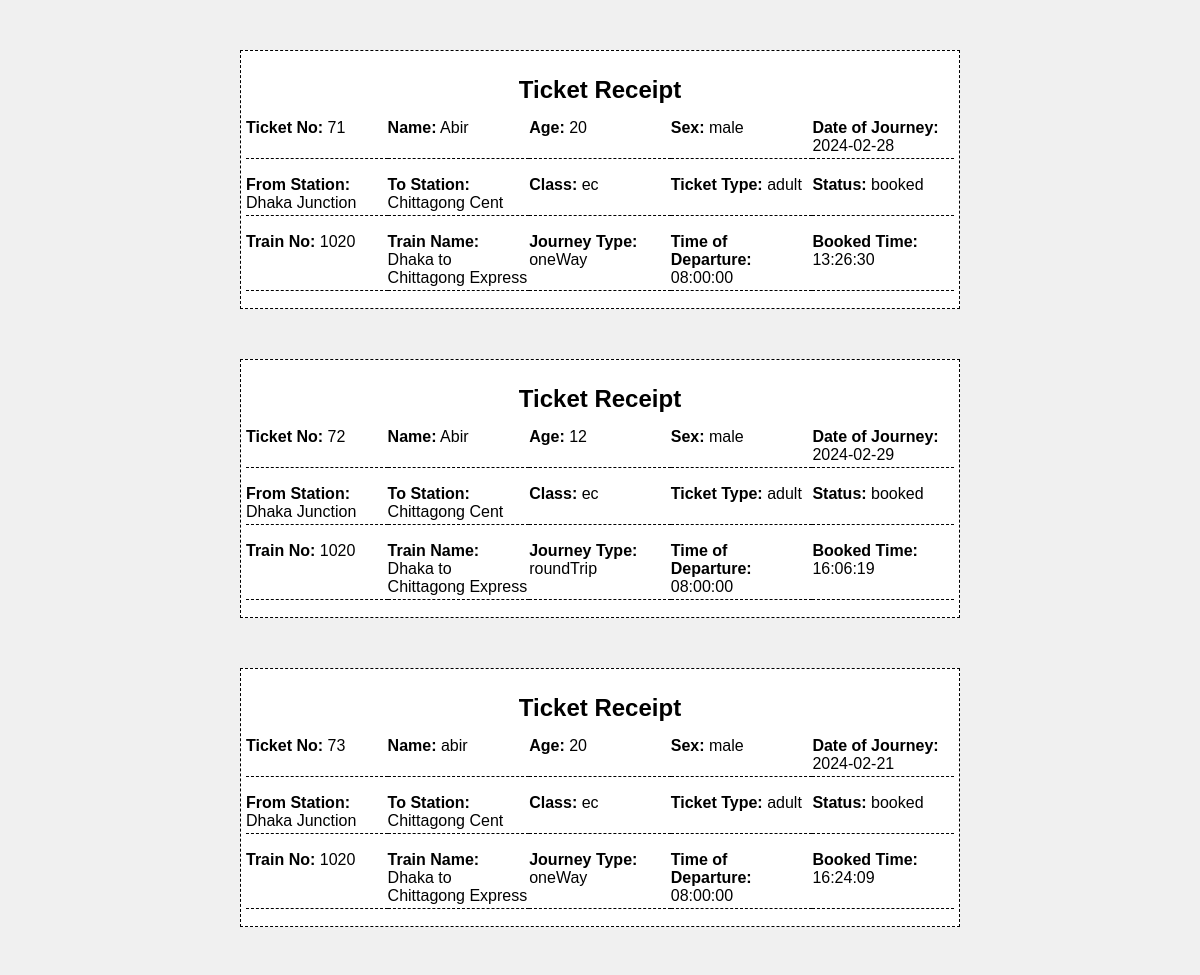
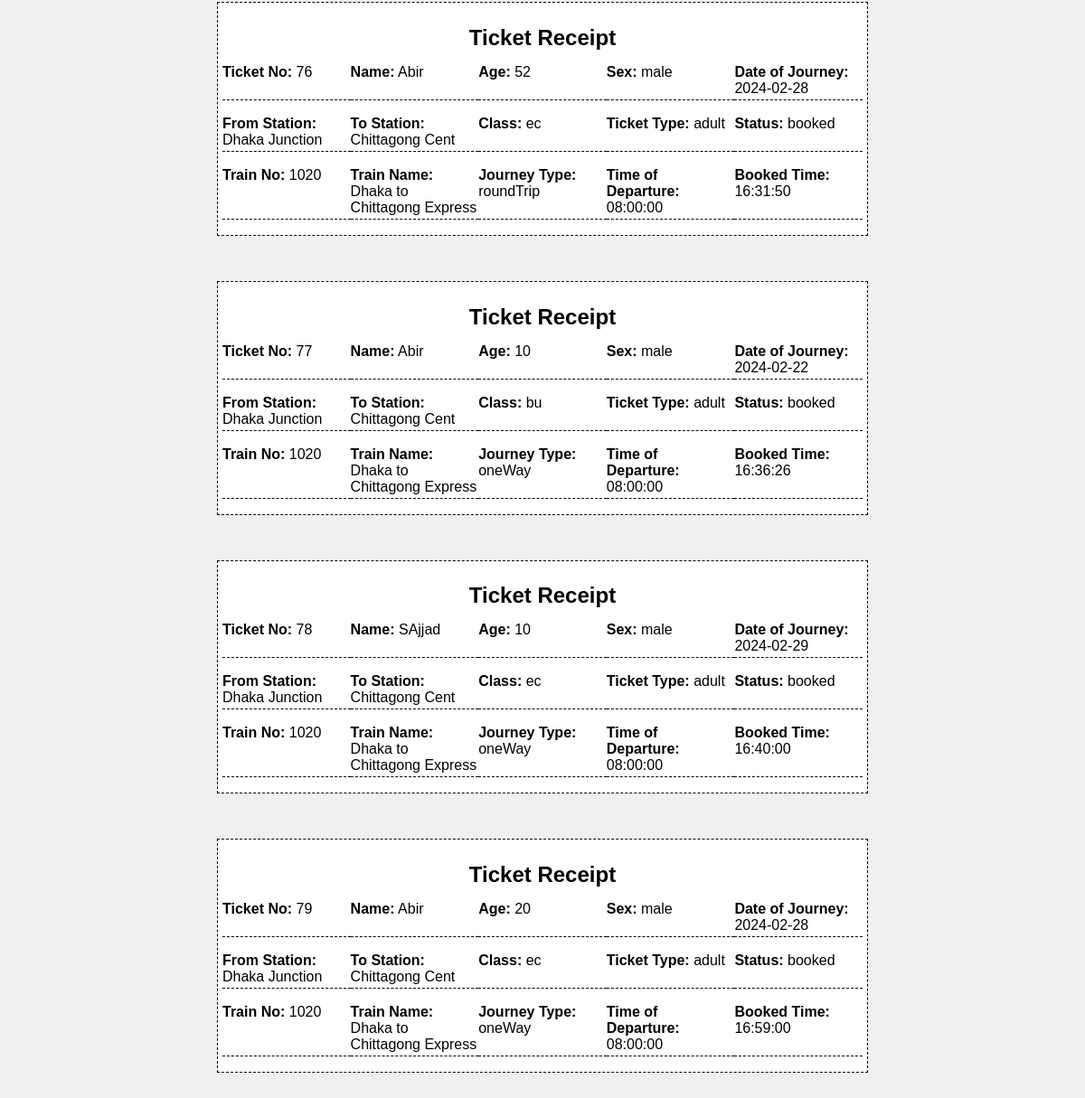
The app's page /ticket.php (signed in) with its own data (2 pictures, top to bottom).
### tables this page shows
CREATE TABLE `booking` (
  `Name` varchar(15) NOT NULL,
  `Booking_number` int(4) UNSIGNED NOT NULL,
  `class` varchar(2) NOT NULL,
  `from_station` varchar(15) NOT NULL,
  `to_station` varchar(15) NOT NULL,
  `Age` int(11) NOT NULL,
  `sex` varchar(10) NOT NULL,
  `Status` varchar(20) NOT NULL,
  `Date_of_Journey` date NOT NULL,
  `Journey_Type` varchar(20) NOT NULL,
  `Ticket_Type` varchar(11) NOT NULL,
  `train_no` int(11) NOT NULL,
  `user_id` int(11) NOT NULL,
  `Booked_time` time NOT NULL
);

CREATE TABLE `trainroutes` (
  `TrainNo` int(11) NOT NULL,
  `TrainName` varchar(255) DEFAULT NULL,
  `TrainRoute` varchar(255) DEFAULT NULL,
  `DepartureTime` time DEFAULT NULL,
  `DepartureStation` varchar(100) DEFAULT NULL,
  `ArrivalStation` varchar(100) DEFAULT NULL,
  `ArrivalTime` time DEFAULT NULL
);

### ticket.php (the view, shortened to what this page needs)
<!DOCTYPE html>
<html lang="en">
<head>
</head>
<body>
    <?php
    $servername = "localhost";
    $username = "root";
    $password = "";
    $dbname = "railway_database";
    $conn = new mysqli($servername, $username, $password, $dbname);
    $user_id = $_SESSION['user_id'];
    $sql = "SELECT booking.*, TrainRoutes.TrainName, TrainRoutes.DepartureTime
            FROM booking
            JOIN TrainRoutes ON booking.train_no = TrainRoutes.TrainNo
            WHERE booking.user_id = $user_id";
    $result = $conn->query($sql);
    if ($result->num_rows > 0) {
        while($row = $result->fetch_assoc()) {
            echo "<div class='ticket-form'>";
            echo "<h2>Ticket Receipt</h2>";
            echo "<div class='ticket-info'>";
            echo "<p><strong>Ticket No:</strong> " . $row["Booking_number"] . "</p>";
            echo "<p><strong>Name:</strong> " . $row["Name"] . "</p>";
            echo "<p><strong>Age:</strong> " . $row["Age"] . "</p>";
            echo "<p><strong>Sex:</strong> " . $row["sex"] . "</p>";
            echo "<p><strong>Date of Journey:</strong> " . $row["Date_of_Journey"] . "</p>";
            echo "</div>";
            echo "<div class='ticket-info'>";
            echo "<p><strong>From Station:</strong> " . $row["from_station"] . "</p>";
            echo "<p><strong>To Station:</strong> " . $row["to_station"] . "</p>";
            echo "<p><strong>Class:</strong> " . $row["class"] . "</p>";
            echo "<p><strong>Ticket Type:</strong> " . $row["Ticket_Type"] . "</p>";
            echo "<p><strong>Status:</strong> " . $row["Status"] . "</p>";
            echo "</div>";
            echo "<div class='ticket-info'>";
            echo "<p><strong>Train No:</strong> " . $row["train_no"] . "</p>";
            echo "<p><strong>Train Name:</strong> " . $row["TrainName"] . "</p>";
            echo "<p><strong>Journey Type:</strong> " . $row["Journey_Type"] . "</p>";
            echo "<p><strong>Time of Departure:</strong> " . $row["DepartureTime"] . "</p>";
            echo "<p><strong>Booked Time:</strong> " . $row["Booked_time"] . "</p>";
            echo "</div>";
            echo "</div>";
        }
    } else {
        echo "<div class='message-container'>";
        echo "<p>No bookings found for the logged-in user.</p>";
        echo "</div>";
    }
    ?>
</body>
</html>

### ticket.php (style rules this page uses)
body { margin: 0; padding: 0; background-color: #f0f0f0; font-family: Arial, sans-serif; }
.ticket-form { border: 1px dashed #000; width: 60%; padding: 5px; margin: 50px auto; box-sizing: border-box; background-color: #fff; }
.ticket-form h2 { text-align: center; margin-bottom: 10px; }
.ticket-info { display: flex; justify-content: space-between; flex-wrap: wrap; margin-bottom: 10px; }
.ticket-info p { width: 20%; margin: 2px 0; border-bottom: 1px dashed #000; padding: 3px 0; }

### records on screen
booking: Booking_number "71", Name "Abir", Age "20", sex "male", Date_of_Journey "2024-02-28", from_station "Dhaka Junction", to_station "Chittagong Cent", class "ec", Ticket_Type "adult", Status "booked", train_no "1020", trainroutes.TrainName "Dhaka to Chittagong Express", Journey_Type "oneWay", trainroutes.DepartureTime "08:00:00", Booked_time "13:26:30"
booking: Booking_number "72", Name "Abir", Age "12", sex "male", Date_of_Journey "2024-02-29", from_station "Dhaka Junction", to_station "Chittagong Cent", class "ec", Ticket_Type "adult", Status "booked", train_no "1020", trainroutes.TrainName "Dhaka to Chittagong Express", Journey_Type "roundTrip", trainroutes.DepartureTime "08:00:00", Booked_time "16:06:19"
booking: Booking_number "73", Name "abir", Age "20", sex "male", Date_of_Journey "2024-02-21", from_station "Dhaka Junction", to_station "Chittagong Cent", class "ec", Ticket_Type "adult", Status "booked", train_no "1020", trainroutes.TrainName "Dhaka to Chittagong Express", Journey_Type "oneWay", trainroutes.DepartureTime "08:00:00", Booked_time "16:24:09"
booking: Booking_number "76", Name "Abir", Age "52", sex "male", Date_of_Journey "2024-02-28", from_station "Dhaka Junction", to_station "Chittagong Cent", class "ec", Ticket_Type "adult", Status "booked", train_no "1020", trainroutes.TrainName "Dhaka to Chittagong Express", Journey_Type "roundTrip", trainroutes.DepartureTime "08:00:00", Booked_time "16:31:50"
booking: Booking_number "77", Name "Abir", Age "10", sex "male", Date_of_Journey "2024-02-22", from_station "Dhaka Junction", to_station "Chittagong Cent", class "bu", Ticket_Type "adult", Status "booked", train_no "1020", trainroutes.TrainName "Dhaka to Chittagong Express", Journey_Type "oneWay", trainroutes.DepartureTime "08:00:00", Booked_time "16:36:26"
booking: Booking_number "78", Name "SAjjad", Age "10", sex "male", Date_of_Journey "2024-02-29", from_station "Dhaka Junction", to_station "Chittagong Cent", class "ec", Ticket_Type "adult", Status "booked", train_no "1020", trainroutes.TrainName "Dhaka to Chittagong Express", Journey_Type "oneWay", trainroutes.DepartureTime "08:00:00", Booked_time "16:40:00"
booking: Booking_number "79", Name "Abir", Age "20", sex "male", Date_of_Journey "2024-02-28", from_station "Dhaka Junction", to_station "Chittagong Cent", class "ec", Ticket_Type "adult", Status "booked", train_no "1020", trainroutes.TrainName "Dhaka to Chittagong Express", Journey_Type "oneWay", trainroutes.DepartureTime "08:00:00", Booked_time "16:59:00"
